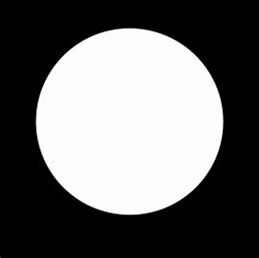
%> input picture img/1.jpg, 259 x 258 px
$ octave --eval "Assignment_Day8_2('../img/1.jpg');"   (GNU Octave 9; MATLAB toolbox functions it lacks are replaced by stand-ins)
%> lines starting %> are read from the running program, lines starting %| are printed output that depends on the picture; in (x1, y1, x2, y2) boxes, pixels count from 0 and x2, y2 are one past the last pixel; in counts of white or black regions, pixels touching at a corner belong together; the program's own positions count from 1
function Assignment_Day8_2(imagePath)
%> called with imagePath = '../img/1.jpg'
    I = imread(imagePath);
%> I is the input picture: size 258x259x3 uint8; min 0, max 255, mean 103.9
    grayImage = rgb2gray(I);
    binaryImage = imbinarize(grayImage);
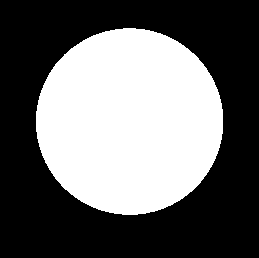
%> binaryImage: size 258x259 logical; 41.1% white; 1 white region, box (x1, y1, x2, y2) and area: (36, 28, 223, 215) 27443
    binaryImage = imopen(binaryImage, strel('disk', 5));
%> binaryImage: size 258x259 logical; 41.1% white; 1 white region, box (x1, y1, x2, y2) and area: (36, 28, 223, 215) 27442
    binaryImage = imclose(binaryImage, strel('disk', 5));
    binaryImage = imfill(binaryImage, 'holes');
    labeledImage = bwlabel(binaryImage);
    stats = regionprops(labeledImage, 'Area', 'PixelIdxList');
%> stats = 1 region; Area: 27442
    [~, sortedIndices] = sort([stats.Area], 'descend');
%> sortedIndices = 1
    figure, imshow(I), hold on
    title('Detected Areas');
    for k = 1:min(3, length(sortedIndices))
        pixelIdxList = stats(sortedIndices(k)).PixelIdxList;
        regionMask = false(size(binaryImage));
        regionMask(pixelIdxList) = true;
        boundaries = bwboundaries(regionMask);
        for b = 1:length(boundaries)
            boundary = boundaries{b};
            plot(boundary(:,2), boundary(:,1), 'LineWidth', 2, 'Color', 'green');
        end
    end
%> this loop made 1 pass
%> `Assignment_Day8_2('../img/1.jpg');`:
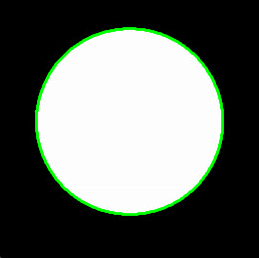
%> figure redrawn from the program's plot data; its title reads 'Detected Areas'
    hold off;
end
